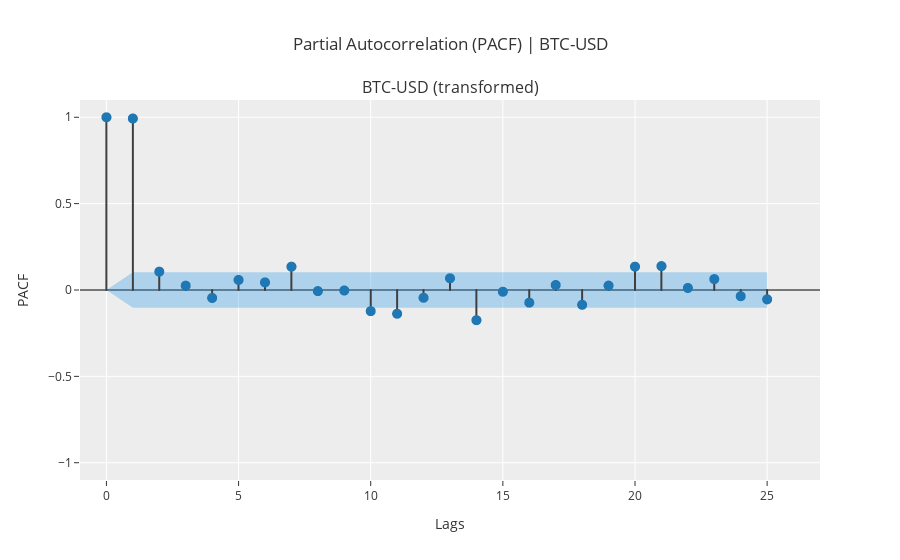
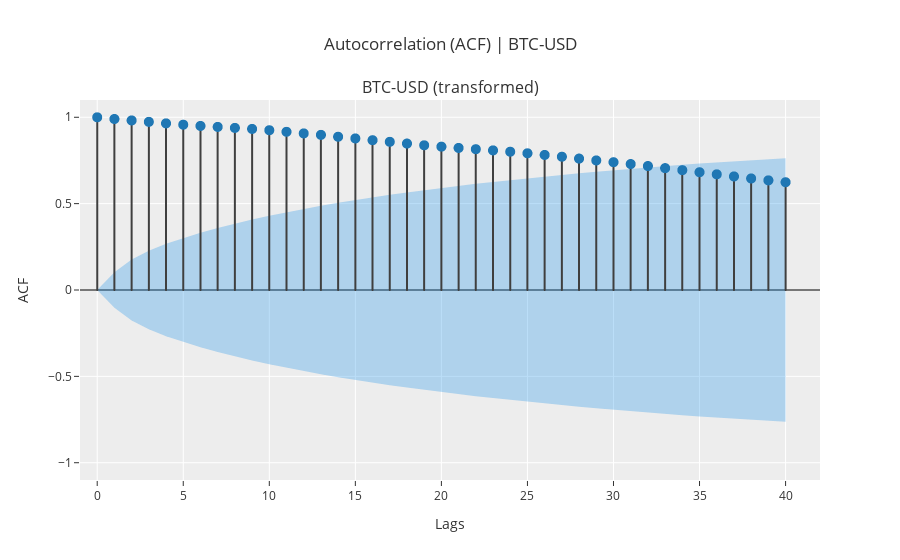

Source (notebook cell) for these figures, in order:
### Code cell
experiment.plot_model(plot='pacf')
experiment.plot_model(plot='acf')

### Figure 1 — Plotly figure (JSON) as saved in the notebook; plotly's stock layout.template omitted (floating-point values rounded to 4 significant figures)
{"data": [{"line": {"color": "#3f3f3f"}, "marker": {"size": 10}, "mode": "lines", "name": "PACF", "showlegend": false, "type": "scattergl", "x": [0, 0], "xaxis": "x", "y": [0, 1], "yaxis": "y"}, {"line": {"color": "#3f3f3f"}, "marker": {"size": 10}, "mode": "lines", "name": "PACF", "showlegend": false, "type": "scattergl", "x": [1, 1], "xaxis": "x", "y": [0, 0.9927], "yaxis": "y"}, {"line": {"color": "#3f3f3f"}, "marker": {"size": 10}, "mode": "lines", "name": "PACF", "showlegend": false, "type": "scattergl", "x": [2, 2], "xaxis": "x", "y": [0, 0.1062], "yaxis": "y"}, {"line": {"color": "#3f3f3f"}, "marker": {"size": 10}, "mode": "lines", "name": "PACF", "showlegend": false, "type": "scattergl", "x": [3, 3], "xaxis": "x", "y": [0, 0.02515], "yaxis": "y"}, {"line": {"color": "#3f3f3f"}, "marker": {"size": 10}, "mode": "lines", "name": "PACF", "showlegend": false, "type": "scattergl", "x": [4, 4], "xaxis": "x", "y": [0, -0.04593], "yaxis": "y"}, {"line": {"color": "#3f3f3f"}, "marker": {"size": 10}, "mode": "lines", "name": "PACF", "showlegend": false, "type": "scattergl", "x": [5, 5], "xaxis": "x", "y": [0, 0.05814], "yaxis": "y"}, {"line": {"color": "#3f3f3f"}, "marker": {"size": 10}, "mode": "lines", "name": "PACF", "showlegend": false, "type": "scattergl", "x": [6, 6], "xaxis": "x", "y": [0, 0.04393], "yaxis": "y"}, {"line": {"color": "#3f3f3f"}, "marker": {"size": 10}, "mode": "lines", "name": "PACF", "showlegend": false, "type": "scattergl", "x": [7, 7], "xaxis": "x", "y": [0, 0.1349], "yaxis": "y"}, {"line": {"color": "#3f3f3f"}, "marker": {"size": 10}, "mode": "lines", "name": "PACF", "showlegend": false, "type": "scattergl", "x": [8, 8], "xaxis": "x", "y": [0, -0.006534], "yaxis": "y"}, {"line": {"color": "#3f3f3f"}, "marker": {"size": 10}, "mode": "lines", "name": "PACF", "showlegend": false, "type": "scattergl", "x": [9, 9], "xaxis": "x", "y": [0, -0.002849], "yaxis": "y"}, {"line": {"color": "#3f3f3f"}, "marker": {"size": 10}, "mode": "lines", "name": "PACF", "showlegend": false, "type": "scattergl", "x": [10, 10], "xaxis": "x", "y": [0, -0.1224], "yaxis": "y"}, {"line": {"color": "#3f3f3f"}, "marker": {"size": 10}, "mode": "lines", "name": "PACF", "showlegend": false, "type": "scattergl", "x": [11, 11], "xaxis": "x", "y": [0, -0.1375], "yaxis": "y"}, {"line": {"color": "#3f3f3f"}, "marker": {"size": 10}, "mode": "lines", "name": "PACF", "showlegend": false, "type": "scattergl", "x": [12, 12], "xaxis": "x", "y": [0, -0.04483], "yaxis": "y"}, {"line": {"color": "#3f3f3f"}, "marker": {"size": 10}, "mode": "lines", "name": "PACF", "showlegend": false, "type": "scattergl", "x": [13, 13], "xaxis": "x", "y": [0, 0.06781], "yaxis": "y"}, {"line": {"color": "#3f3f3f"}, "marker": {"size": 10}, "mode": "lines", "name": "PACF", "showlegend": false, "type": "scattergl", "x": [14, 14], "xaxis": "x", "y": [0, -0.1748], "yaxis": "y"}, {"line": {"color": "#3f3f3f"}, "marker": {"size": 10}, "mode": "lines", "name": "PACF", "showlegend": false, "type": "scattergl", "x": [15, 15], "xaxis": "x", "y": [0, -0.01011], "yaxis": "y"}, {"line": {"color": "#3f3f3f"}, "marker": {"size": 10}, "mode": "lines", "name": "PACF", "showlegend": false, "type": "scattergl", "x": [16, 16], "xaxis": "x", "y": [0, -0.07323], "yaxis": "y"}, {"line": {"color": "#3f3f3f"}, "marker": {"size": 10}, "mode": "lines", "name": "PACF", "showlegend": false, "type": "scattergl", "x": [17, 17], "xaxis": "x", "y": [0, 0.02867], "yaxis": "y"}, {"line": {"color": "#3f3f3f"}, "marker": {"size": 10}, "mode": "lines", "name": "PACF", "showlegend": false, "type": "scattergl", "x": [18, 18], "xaxis": "x", "y": [0, -0.08574], "yaxis": "y"}, {"line": {"color": "#3f3f3f"}, "marker": {"size": 10}, "mode": "lines", "name": "PACF", "showlegend": false, "type": "scattergl", "x": [19, 19], "xaxis": "x", "y": [0, 0.02532], "yaxis": "y"}, {"line": {"color": "#3f3f3f"}, "marker": {"size": 10}, "mode": "lines", "name": "PACF", "showlegend": false, "type": "scattergl", "x": [20, 20], "xaxis": "x", "y": [0, 0.1352], "yaxis": "y"}, {"line": {"color": "#3f3f3f"}, "marker": {"size": 10}, "mode": "lines", "name": "PACF", "showlegend": false, "type": "scattergl", "x": [21, 21], "xaxis": "x", "y": [0, 0.1381], "yaxis": "y"}, {"line": {"color": "#3f3f3f"}, "marker": {"size": 10}, "mode": "lines", "name": "PACF", "showlegend": false, "type": "scattergl", "x": [22, 22], "xaxis": "x", "y": [0, 0.01183], "yaxis": "y"}, {"line": {"color": "#3f3f3f"}, "marker": {"size": 10}, "mode": "lines", "name": "PACF", "showlegend": false, "type": "scattergl", "x": [23, 23], "xaxis": "x", "y": [0, 0.06297], "yaxis": "y"}, {"line": {"color": "#3f3f3f"}, "marker": {"size": 10}, "mode": "lines", "name": "PACF", "showlegend": false, "type": "scattergl", "x": [24, 24], "xaxis": "x", "y": [0, -0.03605], "yaxis": "y"}, {"line": {"color": "#3f3f3f"}, "marker": {"size": 10}, "mode": "lines", "name": "PACF", "showlegend": false, "type": "scattergl", "x": [25, 25], "xaxis": "x", "y": [0, -0.05404], "yaxis": "y"}, {"marker": {"color": "#1f77b4", "size": 10}, "mode": "markers", "name": "PACF", "showlegend": false, "type": "scattergl", "x": [0, 1, 2, 3, 4, 5, 6, 7, 8, 9, 10, 11, 12, 13, 14, 15, 16, 17, 18, 19, 20, 21, 22, 23, 24, 25], "xaxis": "x", "y": [1, 0.9927, 0.1062, 0.02515, -0.04593, 0.05814, 0.04393, 0.1349, -0.006534, -0.002849, -0.1224, -0.1375, -0.04483, 0.06781, -0.1748, -0.01011, -0.07323, 0.02867, -0.08574, 0.02532, 0.1352, 0.1381, 0.01183, 0.06297, -0.03605, -0.05404], "yaxis": "y"}, {"line": {"color": "rgba(255,255,255,0)"}, "marker": {"size": 10}, "mode": "lines", "name": "UC", "showlegend": false, "type": "scatter", "x": [0, 1, 2, 3, 4, 5, 6, 7, 8, 9, 10, 11, 12, 13, 14, 15, 16, 17, 18, 19, 20, 21, 22, 23, 24, 25], "xaxis": "x", "y": [0, 0.1026, 0.1026, 0.1026, 0.1026, 0.1026, 0.1026, 0.1026, 0.1026, 0.1026, 0.1026, 0.1026, 0.1026, 0.1026, 0.1026, 0.1026, 0.1026, 0.1026, 0.1026, 0.1026, 0.1026, 0.1026, 0.1026, 0.1026, 0.1026, 0.1026], "yaxis": "y"}, {"fill": "tonexty", "fillcolor": "rgba(32, 146, 230,0.3)", "line": {"color": "rgba(255,255,255,0)"}, "marker": {"size": 10}, "mode": "lines", "name": "LC", "showlegend": false, "type": "scatter", "x": [0, 1, 2, 3, 4, 5, 6, 7, 8, 9, 10, 11, 12, 13, 14, 15, 16, 17, 18, 19, 20, 21, 22, 23, 24, 25], "xaxis": "x", "y": [0, -0.1026, -0.1026, -0.1026, -0.1026, -0.1026, -0.1026, -0.1026, -0.1026, -0.1026, -0.1026, -0.1026, -0.1026, -0.1026, -0.1026, -0.1026, -0.1026, -0.1026, -0.1026, -0.1026, -0.1026, -0.1026, -0.1026, -0.1026, -0.1026, -0.1026], "yaxis": "y"}], "layout": {"annotations": [{"font": {"size": 16}, "showarrow": false, "text": "BTC-USD (transformed)", "x": 0.5, "xanchor": "center", "xref": "paper", "y": 1, "yanchor": "bottom", "yref": "paper"}], "showlegend": false, "title": {"text": "Partial Autocorrelation (PACF) | BTC-USD"}, "xaxis": {"anchor": "y", "domain": [0, 1], "range": [-1, 27], "title": {"text": "Lags"}}, "yaxis": {"anchor": "x", "domain": [0, 1], "range": [-1.1, 1.1], "title": {"text": "PACF"}, "zerolinecolor": "#000000"}}}

### Figure 2 — Plotly figure (JSON) as saved in the notebook; plotly's stock layout.template omitted (floating-point values rounded to 4 significant figures)
{"data": [{"line": {"color": "#3f3f3f"}, "marker": {"size": 10}, "mode": "lines", "name": "ACF", "showlegend": false, "type": "scattergl", "x": [0, 0], "xaxis": "x", "y": [0, 1], "yaxis": "y"}, {"line": {"color": "#3f3f3f"}, "marker": {"size": 10}, "mode": "lines", "name": "ACF", "showlegend": false, "type": "scattergl", "x": [1, 1], "xaxis": "x", "y": [0, 0.99], "yaxis": "y"}, {"line": {"color": "#3f3f3f"}, "marker": {"size": 10}, "mode": "lines", "name": "ACF", "showlegend": false, "type": "scattergl", "x": [2, 2], "xaxis": "x", "y": [0, 0.9816], "yaxis": "y"}, {"line": {"color": "#3f3f3f"}, "marker": {"size": 10}, "mode": "lines", "name": "ACF", "showlegend": false, "type": "scattergl", "x": [3, 3], "xaxis": "x", "y": [0, 0.9735], "yaxis": "y"}, {"line": {"color": "#3f3f3f"}, "marker": {"size": 10}, "mode": "lines", "name": "ACF", "showlegend": false, "type": "scattergl", "x": [4, 4], "xaxis": "x", "y": [0, 0.9647], "yaxis": "y"}, {"line": {"color": "#3f3f3f"}, "marker": {"size": 10}, "mode": "lines", "name": "ACF", "showlegend": false, "type": "scattergl", "x": [5, 5], "xaxis": "x", "y": [0, 0.957], "yaxis": "y"}, {"line": {"color": "#3f3f3f"}, "marker": {"size": 10}, "mode": "lines", "name": "ACF", "showlegend": false, "type": "scattergl", "x": [6, 6], "xaxis": "x", "y": [0, 0.9498], "yaxis": "y"}, {"line": {"color": "#3f3f3f"}, "marker": {"size": 10}, "mode": "lines", "name": "ACF", "showlegend": false, "type": "scattergl", "x": [7, 7], "xaxis": "x", "y": [0, 0.9443], "yaxis": "y"}, {"line": {"color": "#3f3f3f"}, "marker": {"size": 10}, "mode": "lines", "name": "ACF", "showlegend": false, "type": "scattergl", "x": [8, 8], "xaxis": "x", "y": [0, 0.9384], "yaxis": "y"}, {"line": {"color": "#3f3f3f"}, "marker": {"size": 10}, "mode": "lines", "name": "ACF", "showlegend": false, "type": "scattergl", "x": [9, 9], "xaxis": "x", "y": [0, 0.9325], "yaxis": "y"}, {"line": {"color": "#3f3f3f"}, "marker": {"size": 10}, "mode": "lines", "name": "ACF", "showlegend": false, "type": "scattergl", "x": [10, 10], "xaxis": "x", "y": [0, 0.925], "yaxis": "y"}, {"line": {"color": "#3f3f3f"}, "marker": {"size": 10}, "mode": "lines", "name": "ACF", "showlegend": false, "type": "scattergl", "x": [11, 11], "xaxis": "x", "y": [0, 0.9159], "yaxis": "y"}, {"line": {"color": "#3f3f3f"}, "marker": {"size": 10}, "mode": "lines", "name": "ACF", "showlegend": false, "type": "scattergl", "x": [12, 12], "xaxis": "x", "y": [0, 0.9066], "yaxis": "y"}, {"line": {"color": "#3f3f3f"}, "marker": {"size": 10}, "mode": "lines", "name": "ACF", "showlegend": false, "type": "scattergl", "x": [13, 13], "xaxis": "x", "y": [0, 0.8981], "yaxis": "y"}, {"line": {"color": "#3f3f3f"}, "marker": {"size": 10}, "mode": "lines", "name": "ACF", "showlegend": false, "type": "scattergl", "x": [14, 14], "xaxis": "x", "y": [0, 0.8873], "yaxis": "y"}, {"line": {"color": "#3f3f3f"}, "marker": {"size": 10}, "mode": "lines", "name": "ACF", "showlegend": false, "type": "scattergl", "x": [15, 15], "xaxis": "x", "y": [0, 0.8774], "yaxis": "y"}, {"line": {"color": "#3f3f3f"}, "marker": {"size": 10}, "mode": "lines", "name": "ACF", "showlegend": false, "type": "scattergl", "x": [16, 16], "xaxis": "x", "y": [0, 0.8673], "yaxis": "y"}, {"line": {"color": "#3f3f3f"}, "marker": {"size": 10}, "mode": "lines", "name": "ACF", "showlegend": false, "type": "scattergl", "x": [17, 17], "xaxis": "x", "y": [0, 0.8579], "yaxis": "y"}, {"line": {"color": "#3f3f3f"}, "marker": {"size": 10}, "mode": "lines", "name": "ACF", "showlegend": false, "type": "scattergl", "x": [18, 18], "xaxis": "x", "y": [0, 0.8477], "yaxis": "y"}, {"line": {"color": "#3f3f3f"}, "marker": {"size": 10}, "mode": "lines", "name": "ACF", "showlegend": false, "type": "scattergl", "x": [19, 19], "xaxis": "x", "y": [0, 0.8378], "yaxis": "y"}, {"line": {"color": "#3f3f3f"}, "marker": {"size": 10}, "mode": "lines", "name": "ACF", "showlegend": false, "type": "scattergl", "x": [20, 20], "xaxis": "x", "y": [0, 0.8298], "yaxis": "y"}, {"line": {"color": "#3f3f3f"}, "marker": {"size": 10}, "mode": "lines", "name": "ACF", "showlegend": false, "type": "scattergl", "x": [21, 21], "xaxis": "x", "y": [0, 0.8225], "yaxis": "y"}, {"line": {"color": "#3f3f3f"}, "marker": {"size": 10}, "mode": "lines", "name": "ACF", "showlegend": false, "type": "scattergl", "x": [22, 22], "xaxis": "x", "y": [0, 0.8153], "yaxis": "y"}, {"line": {"color": "#3f3f3f"}, "marker": {"size": 10}, "mode": "lines", "name": "ACF", "showlegend": false, "type": "scattergl", "x": [23, 23], "xaxis": "x", "y": [0, 0.8083], "yaxis": "y"}, {"line": {"color": "#3f3f3f"}, "marker": {"size": 10}, "mode": "lines", "name": "ACF", "showlegend": false, "type": "scattergl", "x": [24, 24], "xaxis": "x", "y": [0, 0.8005], "yaxis": "y"}, {"line": {"color": "#3f3f3f"}, "marker": {"size": 10}, "mode": "lines", "name": "ACF", "showlegend": false, "type": "scattergl", "x": [25, 25], "xaxis": "x", "y": [0, 0.7916], "yaxis": "y"}, {"line": {"color": "#3f3f3f"}, "marker": {"size": 10}, "mode": "lines", "name": "ACF", "showlegend": false, "type": "scattergl", "x": [26, 26], "xaxis": "x", "y": [0, 0.7819], "yaxis": "y"}, {"line": {"color": "#3f3f3f"}, "marker": {"size": 10}, "mode": "lines", "name": "ACF", "showlegend": false, "type": "scattergl", "x": [27, 27], "xaxis": "x", "y": [0, 0.7716], "yaxis": "y"}, {"line": {"color": "#3f3f3f"}, "marker": {"size": 10}, "mode": "lines", "name": "ACF", "showlegend": false, "type": "scattergl", "x": [28, 28], "xaxis": "x", "y": [0, 0.7608], "yaxis": "y"}, {"line": {"color": "#3f3f3f"}, "marker": {"size": 10}, "mode": "lines", "name": "ACF", "showlegend": false, "type": "scattergl", "x": [29, 29], "xaxis": "x", "y": [0, 0.7501], "yaxis": "y"}, {"line": {"color": "#3f3f3f"}, "marker": {"size": 10}, "mode": "lines", "name": "ACF", "showlegend": false, "type": "scattergl", "x": [30, 30], "xaxis": "x", "y": [0, 0.7399], "yaxis": "y"}, {"line": {"color": "#3f3f3f"}, "marker": {"size": 10}, "mode": "lines", "name": "ACF", "showlegend": false, "type": "scattergl", "x": [31, 31], "xaxis": "x", "y": [0, 0.7291], "yaxis": "y"}, {"line": {"color": "#3f3f3f"}, "marker": {"size": 10}, "mode": "lines", "name": "ACF", "showlegend": false, "type": "scattergl", "x": [32, 32], "xaxis": "x", "y": [0, 0.7177], "yaxis": "y"}, {"line": {"color": "#3f3f3f"}, "marker": {"size": 10}, "mode": "lines", "name": "ACF", "showlegend": false, "type": "scattergl", "x": [33, 33], "xaxis": "x", "y": [0, 0.7056], "yaxis": "y"}, {"line": {"color": "#3f3f3f"}, "marker": {"size": 10}, "mode": "lines", "name": "ACF", "showlegend": false, "type": "scattergl", "x": [34, 34], "xaxis": "x", "y": [0, 0.6939], "yaxis": "y"}, {"line": {"color": "#3f3f3f"}, "marker": {"size": 10}, "mode": "lines", "name": "ACF", "showlegend": false, "type": "scattergl", "x": [35, 35], "xaxis": "x", "y": [0, 0.6819], "yaxis": "y"}, {"line": {"color": "#3f3f3f"}, "marker": {"size": 10}, "mode": "lines", "name": "ACF", "showlegend": false, "type": "scattergl", "x": [36, 36], "xaxis": "x", "y": [0, 0.6698], "yaxis": "y"}, {"line": {"color": "#3f3f3f"}, "marker": {"size": 10}, "mode": "lines", "name": "ACF", "showlegend": false, "type": "scattergl", "x": [37, 37], "xaxis": "x", "y": [0, 0.6575], "yaxis": "y"}, {"line": {"color": "#3f3f3f"}, "marker": {"size": 10}, "mode": "lines", "name": "ACF", "showlegend": false, "type": "scattergl", "x": [38, 38], "xaxis": "x", "y": [0, 0.6458], "yaxis": "y"}, {"line": {"color": "#3f3f3f"}, "marker": {"size": 10}, "mode": "lines", "name": "ACF", "showlegend": false, "type": "scattergl", "x": [39, 39], "xaxis": "x", "y": [0, 0.6348], "yaxis": "y"}, {"line": {"color": "#3f3f3f"}, "marker": {"size": 10}, "mode": "lines", "name": "ACF", "showlegend": false, "type": "scattergl", "x": [40, 40], "xaxis": "x", "y": [0, 0.6239], "yaxis": "y"}, {"marker": {"color": "#1f77b4", "size": 10}, "mode": "markers", "name": "ACF", "showlegend": false, "type": "scattergl", "x": [0, 1, 2, 3, 4, 5, 6, 7, 8, 9, 10, 11, 12, 13, 14, 15, 16, 17, 18, 19, 20, 21, 22, 23, 24, 25, 26, 27, 28, 29, 30, 31, 32, 33, 34, 35, 36, 37, 38, 39, 40], "xaxis": "x", "y": [1, 0.99, 0.9816, 0.9735, 0.9647, 0.957, 0.9498, 0.9443, 0.9384, 0.9325, 0.925, 0.9159, 0.9066, 0.8981, 0.8873, 0.8774, 0.8673, 0.8579, 0.8477, 0.8378, 0.8298, 0.8225, 0.8153, 0.8083, 0.8005, 0.7916, 0.7819, 0.7716, 0.7608, 0.7501, 0.7399, 0.7291, 0.7177, 0.7056, 0.6939, 0.6819, 0.6698, 0.6575, 0.6458, 0.6348, 0.6239], "yaxis": "y"}, {"line": {"color": "rgba(255,255,255,0)"}, "marker": {"size": 10}, "mode": "lines", "name": "UC", "showlegend": false, "type": "scatter", "x": [0, 1, 2, 3, 4, 5, 6, 7, 8, 9, 10, 11, 12, 13, 14, 15, 16, 17, 18, 19, 20, 21, 22, 23, 24, 25, 26, 27, 28, 29, 30, 31, 32, 33, 34, 35, 36, 37, 38, 39, 40], "xaxis": "x", "y": [0, 0.1026, 0.1765, 0.2268, 0.2672, 0.3016, 0.332, 0.3595, 0.3847, 0.4081, 0.4299, 0.4504, 0.4696, 0.4877, 0.5048, 0.5209, 0.5363, 0.5508, 0.5647, 0.5779, 0.5906, 0.6027, 0.6144, 0.6257, 0.6366, 0.6471, 0.6572, 0.667, 0.6763, 0.6852, 0.6938, 0.7021, 0.71, 0.7176, 0.7249, 0.7318, 0.7385, 0.7448, 0.7509, 0.7567, 0.7623], "yaxis": "y"}, {"fill": "tonexty", "fillcolor": "rgba(32, 146, 230,0.3)", "line": {"color": "rgba(255,255,255,0)"}, "marker": {"size": 10}, "mode": "lines", "name": "LC", "showlegend": false, "type": "scatter", "x": [0, 1, 2, 3, 4, 5, 6, 7, 8, 9, 10, 11, 12, 13, 14, 15, 16, 17, 18, 19, 20, 21, 22, 23, 24, 25, 26, 27, 28, 29, 30, 31, 32, 33, 34, 35, 36, 37, 38, 39, 40], "xaxis": "x", "y": [0, -0.1026, -0.1765, -0.2268, -0.2672, -0.3016, -0.332, -0.3595, -0.3847, -0.4081, -0.4299, -0.4504, -0.4696, -0.4877, -0.5048, -0.5209, -0.5363, -0.5508, -0.5647, -0.5779, -0.5906, -0.6027, -0.6144, -0.6257, -0.6366, -0.6471, -0.6572, -0.667, -0.6763, -0.6852, -0.6938, -0.7021, -0.71, -0.7176, -0.7249, -0.7318, -0.7385, -0.7448, -0.7509, -0.7567, -0.7623], "yaxis": "y"}], "layout": {"annotations": [{"font": {"size": 16}, "showarrow": false, "text": "BTC-USD (transformed)", "x": 0.5, "xanchor": "center", "xref": "paper", "y": 1, "yanchor": "bottom", "yref": "paper"}], "showlegend": false, "title": {"text": "Autocorrelation (ACF) | BTC-USD"}, "xaxis": {"anchor": "y", "domain": [0, 1], "range": [-1, 42], "title": {"text": "Lags"}}, "yaxis": {"anchor": "x", "domain": [0, 1], "range": [-1.1, 1.1], "title": {"text": "ACF"}, "zerolinecolor": "#000000"}}}
